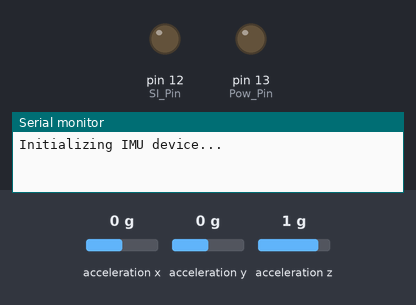
The sketch below on a simulated Arduino Uno, built for the host (arithmetic inside an expression is 32-bit, double 64-bit). Parts: output pins drawn as LEDs (lit = HIGH), the last lines printed to the serial monitor. The test bench sets the inputs (shaded band); at power-on: acceleration x 0 g, acceleration y 0 g, acceleration z 1 g.

Above: at 1.2 s.
1.3 s: acceleration x set to -0.3 g
4.3 s: acceleration x set to 0 g
5.9 s: acceleration x set to -1.4 g
8.9 s: acceleration x set to 0.8 g
At 9.87 s:
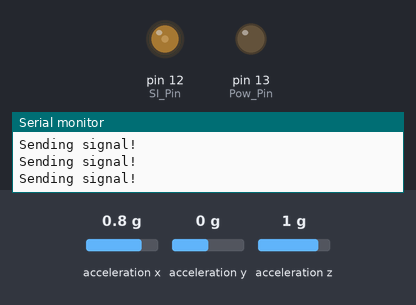
11.9 s: acceleration x set to -0.8 g
At 12.13 s:
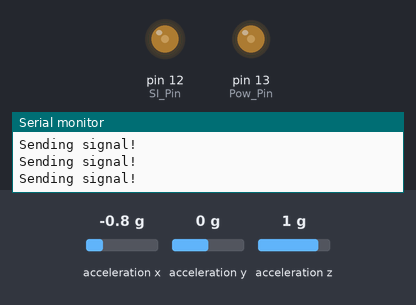
14.9 s: acceleration x set to 1.4 g
At 15.43 s:
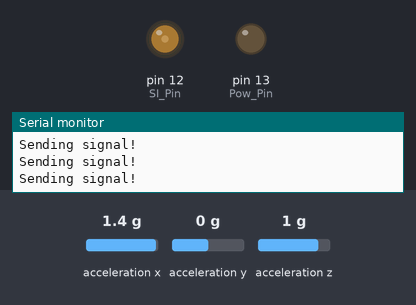
Timing chart, 0 to 18.9 s (numbered marks = the images above; inputs shaded):
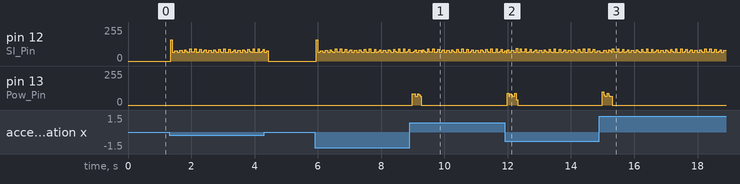

Measured:
- after the input at 8.9 s, pin 13 (Pow_Pin): 0/255 → 84/255 after 0.09 s, → 64/255 0.08 s later, → 0/255 0.08 s later
- after the input at 11.9 s, pin 13 (Pow_Pin): 0/255 → 64/255 after 0.09 s, → 0/255 0.24 s later
- after the input at 14.9 s, pin 13 (Pow_Pin): 0/255 → 64/255 after 0.09 s, → 0/255 0.32 s later

The sketch:

sketch_Accel.ino
```cpp
#include "CurieIMU.h"

int const SI_Pin = 12;
int const Pow_Pin = 13;

/*bool is_up = false;   // boolean to see if the hand is up or down*/
int strum_index = 0;
const int buffer_len = 20;
float strum_buf[buffer_len];

void setup() {
  Serial.begin(9600); // initialize Serial communication
  while (!Serial);    // wait for the serial port to open

  for (int i=0; i < buffer_len; i++)
  {
    strum_buf[i] = 0.0;
  }

  // initialize device
  Serial.println("Initializing IMU device...");
  CurieIMU.begin();

  pinMode(SI_Pin, OUTPUT);
  pinMode(Pow_Pin, OUTPUT);

  // Set the accelerometer range to 2G
  CurieIMU.setAccelerometerRange(2);
}

void loop() {
  float ax, ay, az;  //scaled accelerometer values

  // read accelerometer measurements from device, scaled to the configured range
  CurieIMU.readAccelerometerScaled(ax, ay, az);

  strum_buf[((strum_index) % buffer_len)] = ax;

  if( abs(ax) + abs(strum_buf[strum_index + (buffer_len/2)]) > 0.3)
  {
    digitalWrite(SI_Pin, HIGH); // Send strum input.
    delay(5);
    digitalWrite(SI_Pin, LOW); // Reset strum input.
    Serial.println("Sending signal!");
  }

  /*
  if(is_up && ax < 0)
  {
    is_up = false;
    digitalWrite(SI_Pin, HIGH); // Send strum input.
    delay(20);
    digitalWrite(SI_Pin, LOW); // Reset strum input.
    Serial.println("Sending signal!");
  }
  else if(!is_up && ax > 0)
  {
    is_up = true;
    digitalWrite(SI_Pin, HIGH); // Send strum input.
    delay(20);
    digitalWrite(SI_Pin, LOW); // Reset strum input.
    Serial.println("Sending signal!");
  }
  */

  if(((ax > 0.7) && (strum_buf[((strum_index + 1) % buffer_len)] < -0.7)) ||
      ((ax < -0.7) && (strum_buf[((strum_index + 1) % buffer_len)] > 0.7)))
  {
    digitalWrite(Pow_Pin, HIGH); // Send star power input
    delay(5);
    digitalWrite(Pow_Pin, LOW); // Reset star power input.
  }

  // Serial.println(ax);

  strum_index = (strum_index + 1) % buffer_len;
}

/*
   Copyright (c) 2016 Intel Corporation.  All rights reserved.

   This library is free software; you can redistribute it and/or
   modify it under the terms of the GNU Lesser General Public
   License as published by the Free Software Foundation; either
   version 2.1 of the License, or (at your option) any later version.

   This library is distributed in the hope that it will be useful,
   but WITHOUT ANY WARRANTY; without even the implied warranty of
   MERCHANTABILITY or FITNESS FOR A PARTICULAR PURPOSE.  See the GNU
   Lesser General Public License for more details.

   You should have received a copy of the GNU Lesser General Public
   License along with this library; if not, write to the Free Software
   Foundation, Inc., 51 Franklin Street, Fifth Floor, Boston, MA  02110-1301  USA

*/
```
